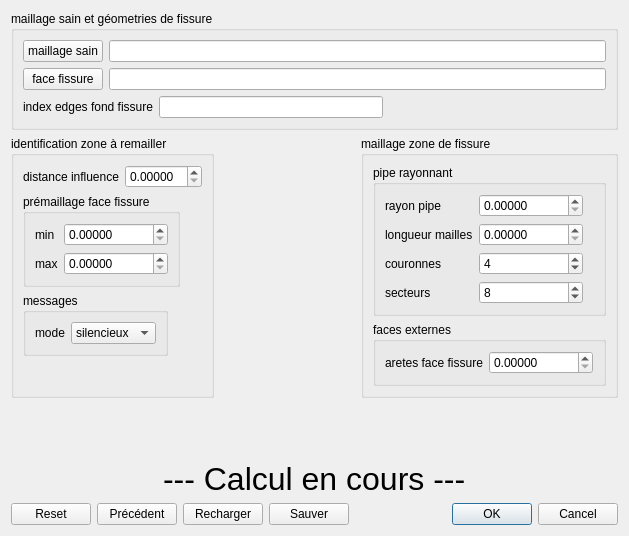
<?xml version="1.0" encoding="UTF-8"?>
<ui version="4.0">
 <class>Dialog</class>
 <widget class="QDialog" name="Dialog">
  <property name="geometry">
   <rect>
    <x>0</x>
    <y>0</y>
    <width>629</width>
    <height>536</height>
   </rect>
  </property>
  <property name="windowTitle">
   <string>Insertion de fissure dans un maillage sain</string>
  </property>
  <property name="toolTip">
   <string>&lt;html&gt;&lt;head/&gt;&lt;body&gt;&lt;p&gt;Insertion d'un maillage de fissure dans un maillage hexaédrique sain.&lt;/p&gt;&lt;p&gt;Le maillage sain est fourni sous forme de fichier Med.&lt;/p&gt;&lt;p&gt;La face de fissure est décrite par une géométrie dans un fichier brep.&lt;/p&gt;&lt;p&gt;La ou les arêtes de fond de fissure sont données par leurs index dans la face de fissure.&lt;/p&gt;&lt;p&gt;La procédure identfie des mailles saines à enlever et remailler, construit un maillage régulier rayonnant autour de la ligne de fond de fissure, reconstitue les faces externes en triangles, complète la zone à remailler en tétraèdres.&lt;/p&gt;&lt;/body&gt;&lt;/html&gt;</string>
  </property>
  <layout class="QVBoxLayout" name="verticalLayout_3">
   <item>
    <widget class="QGroupBox" name="groupBox">
     <property name="title">
      <string>maillage sain et géometries de fissure</string>
     </property>
     <layout class="QGridLayout" name="gridLayout_4">
      <item row="1" column="0">
       <layout class="QHBoxLayout" name="horizontalLayout">
        <item>
         <widget class="QLabel" name="label">
          <property name="text">
           <string>index edges fond fissure</string>
          </property>
         </widget>
        </item>
        <item>
         <widget class="QLineEdit" name="le_fondfiss">
          <property name="toolTip">
           <string>&lt;html&gt;&lt;head/&gt;&lt;body&gt;&lt;p&gt;Index des edges décrivant le fond de fissure, dans la face de fissure.&lt;/p&gt;&lt;p&gt;Sous forme d'une liste Python.&lt;/p&gt;&lt;p&gt;Exemples :&lt;span style=&quot; color:#00ffff;&quot;/&gt;&lt;span style=&quot; font-style:italic; color:#000080;&quot;&gt;[5,9]&lt;/span&gt; ou &lt;span style=&quot; font-style:italic; color:#000080;&quot;&gt;[3]&lt;/span&gt;&lt;/p&gt;&lt;p&gt;(on peut récupérer ces valeurs à l'aide du dialogue de création de groupes d'edges, dans GEOM)&lt;/p&gt;&lt;/body&gt;&lt;/html&gt;</string>
          </property>
         </widget>
        </item>
        <item>
         <spacer name="horizontalSpacer">
          <property name="orientation">
           <enum>Qt::Horizontal</enum>
          </property>
          <property name="sizeHint" stdset="0">
           <size>
            <width>40</width>
            <height>20</height>
           </size>
          </property>
         </spacer>
        </item>
       </layout>
      </item>
      <item row="0" column="0">
       <layout class="QGridLayout" name="gridLayout">
        <item row="0" column="1">
         <widget class="QLineEdit" name="le_maillage">
          <property name="toolTip">
           <string>&lt;html&gt;&lt;head/&gt;&lt;body&gt;&lt;p&gt;fichier med du maillage sain (hexaèdres)&lt;/p&gt;&lt;/body&gt;&lt;/html&gt;</string>
          </property>
         </widget>
        </item>
        <item row="1" column="0">
         <widget class="QPushButton" name="pb_facefiss">
          <property name="toolTip">
           <string>&lt;html&gt;&lt;head/&gt;&lt;body&gt;&lt;p&gt;sélection du fichier brep (géométrie) décrivant la face de fissure.&lt;/p&gt;&lt;/body&gt;&lt;/html&gt;</string>
          </property>
          <property name="text">
           <string>face fissure</string>
          </property>
         </widget>
        </item>
        <item row="1" column="1">
         <widget class="QLineEdit" name="le_facefiss">
          <property name="toolTip">
           <string>&lt;html&gt;&lt;head/&gt;&lt;body&gt;&lt;p&gt;fichier brep (géométrie) décrivant la face de fissure.&lt;/p&gt;&lt;/body&gt;&lt;/html&gt;</string>
          </property>
         </widget>
        </item>
        <item row="0" column="0">
         <widget class="QPushButton" name="pb_maillage">
          <property name="toolTip">
           <string>&lt;html&gt;&lt;head/&gt;&lt;body&gt;&lt;p&gt;sélection du fichier med du maillage sain (hexaèdres)&lt;/p&gt;&lt;/body&gt;&lt;/html&gt;</string>
          </property>
          <property name="text">
           <string>maillage sain</string>
          </property>
         </widget>
        </item>
       </layout>
      </item>
     </layout>
     <zorder></zorder>
     <zorder></zorder>
    </widget>
   </item>
   <item>
    <layout class="QHBoxLayout" name="horizontalLayout_12">
     <item>
      <widget class="QGroupBox" name="groupBox_2">
       <property name="title">
        <string>identification zone à remailler</string>
       </property>
       <layout class="QVBoxLayout" name="verticalLayout">
        <item>
         <layout class="QHBoxLayout" name="horizontalLayout_5">
          <item>
           <widget class="QLabel" name="label_2">
            <property name="text">
             <string>distance influence</string>
            </property>
           </widget>
          </item>
          <item>
           <widget class="QDoubleSpinBox" name="dsb_influence">
            <property name="toolTip">
             <string>&lt;html&gt;&lt;head/&gt;&lt;body&gt;&lt;p&gt;La zone remaillée contiendra toutes les mailles du maillage sain à une distance de la face de fissure inférieure à cette valeur.&lt;/p&gt;&lt;/body&gt;&lt;/html&gt;</string>
            </property>
            <property name="decimals">
             <number>5</number>
            </property>
           </widget>
          </item>
         </layout>
        </item>
        <item>
         <layout class="QHBoxLayout" name="horizontalLayout_8">
          <item>
           <widget class="QGroupBox" name="groupBox_3">
            <property name="title">
             <string>prémaillage face fissure</string>
            </property>
            <layout class="QHBoxLayout" name="horizontalLayout_7">
             <item>
              <layout class="QGridLayout" name="gridLayout_2">
               <item row="0" column="0">
                <widget class="QLabel" name="label_3">
                 <property name="text">
                  <string>min</string>
                 </property>
                </widget>
               </item>
               <item row="0" column="1">
                <widget class="QDoubleSpinBox" name="dsb_meshBrepMin">
                 <property name="toolTip">
                  <string>&lt;html&gt;&lt;head/&gt;&lt;body&gt;&lt;p&gt;Pour faciliter la détermination de la zone à remailler, il faut des points sur la face de fissure, suffisament resserrés, en relation avec la taille des mailles du maillage sain.&lt;/p&gt;&lt;p&gt;Ces points sont obtenus par pré maillage de la face de fissure, en triangles. On donne la taille min et max des triangles.&lt;/p&gt;&lt;/body&gt;&lt;/html&gt;</string>
                 </property>
                 <property name="decimals">
                  <number>5</number>
                 </property>
                 <property name="maximum">
                  <double>1000000.000000000000000</double>
                 </property>
                </widget>
               </item>
               <item row="1" column="0">
                <widget class="QLabel" name="label_4">
                 <property name="text">
                  <string>max</string>
                 </property>
                </widget>
               </item>
               <item row="1" column="1">
                <widget class="QDoubleSpinBox" name="dsb_meshBrepMax">
                 <property name="toolTip">
                  <string>&lt;html&gt;&lt;head/&gt;&lt;body&gt;&lt;p&gt;Pour faciliter la détermination de la zone à remailler, il faut des points sur la face de fissure, suffisament resserrés, en relation avec la taille des mailles du maillage sain.&lt;/p&gt;&lt;p&gt;Ces points sont obtenus par pré maillage de la face de fissure, en triangles. On donne la taille min et max des triangles.&lt;/p&gt;&lt;/body&gt;&lt;/html&gt;</string>
                 </property>
                 <property name="decimals">
                  <number>5</number>
                 </property>
                 <property name="maximum">
                  <double>1000000.000000000000000</double>
                 </property>
                </widget>
               </item>
              </layout>
             </item>
            </layout>
           </widget>
          </item>
          <item>
           <spacer name="horizontalSpacer_3">
            <property name="orientation">
             <enum>Qt::Horizontal</enum>
            </property>
            <property name="sizeHint" stdset="0">
             <size>
              <width>13</width>
              <height>17</height>
             </size>
            </property>
           </spacer>
          </item>
         </layout>
        </item>
        <item>
         <layout class="QHBoxLayout" name="horizontalLayout_9">
          <item>
           <widget class="QGroupBox" name="groupBox_7">
            <property name="title">
             <string>messages</string>
            </property>
            <layout class="QHBoxLayout" name="horizontalLayout_6">
             <item>
              <layout class="QHBoxLayout" name="horizontalLayout_4">
               <item>
                <widget class="QLabel" name="label_10">
                 <property name="text">
                  <string>mode</string>
                 </property>
                </widget>
               </item>
               <item>
                <widget class="QComboBox" name="cb_log">
                 <property name="toolTip">
                  <string>&lt;html&gt;&lt;head/&gt;&lt;body&gt;&lt;p&gt;L'affichage de messages pendant le calcul peut aider à la mise au point du maillage.&lt;/p&gt;&lt;p&gt;- Le mode &lt;span style=&quot; font-weight:600;&quot;&gt;silencieux&lt;/span&gt; donne très peu d'information,&lt;/p&gt;&lt;p&gt;- Le mode &lt;span style=&quot; font-weight:600;&quot;&gt;verbeux&lt;/span&gt; liste les principales étapes du calcul,&lt;/p&gt;&lt;p&gt;- Le mode &lt;span style=&quot; font-weight:600;&quot;&gt;debug&lt;/span&gt; donne un maximum de détail, et publie des objets intermédiaires dans l'étude.&lt;/p&gt;&lt;p&gt;&lt;br/&gt;&lt;/p&gt;&lt;/body&gt;&lt;/html&gt;</string>
                 </property>
                 <item>
                  <property name="text">
                   <string>silencieux</string>
                  </property>
                 </item>
                 <item>
                  <property name="text">
                   <string>verbeux</string>
                  </property>
                 </item>
                 <item>
                  <property name="text">
                   <string>debug</string>
                  </property>
                 </item>
                </widget>
               </item>
              </layout>
             </item>
            </layout>
           </widget>
          </item>
          <item>
           <spacer name="horizontalSpacer_9">
            <property name="orientation">
             <enum>Qt::Horizontal</enum>
            </property>
            <property name="sizeHint" stdset="0">
             <size>
              <width>18</width>
              <height>20</height>
             </size>
            </property>
           </spacer>
          </item>
         </layout>
        </item>
        <item>
         <spacer name="verticalSpacer">
          <property name="orientation">
           <enum>Qt::Vertical</enum>
          </property>
          <property name="sizeHint" stdset="0">
           <size>
            <width>20</width>
            <height>17</height>
           </size>
          </property>
         </spacer>
        </item>
       </layout>
       <zorder>groupBox_3</zorder>
       <zorder>groupBox_7</zorder>
       <zorder>horizontalSpacer_3</zorder>
       <zorder>verticalSpacer</zorder>
       <zorder>horizontalSpacer_3</zorder>
       <zorder>horizontalSpacer_9</zorder>
      </widget>
     </item>
     <item>
      <spacer name="horizontalSpacer_6">
       <property name="orientation">
        <enum>Qt::Horizontal</enum>
       </property>
       <property name="sizeHint" stdset="0">
        <size>
         <width>17</width>
         <height>20</height>
        </size>
       </property>
      </spacer>
     </item>
     <item>
      <widget class="QGroupBox" name="groupBox_4">
       <property name="sizePolicy">
        <sizepolicy hsizetype="Preferred" vsizetype="Preferred">
         <horstretch>0</horstretch>
         <verstretch>0</verstretch>
        </sizepolicy>
       </property>
       <property name="title">
        <string>maillage zone de fissure</string>
       </property>
       <layout class="QVBoxLayout" name="verticalLayout_2">
        <item>
         <widget class="QGroupBox" name="groupBox_5">
          <property name="title">
           <string>pipe rayonnant</string>
          </property>
          <layout class="QHBoxLayout" name="horizontalLayout_10">
           <item>
            <layout class="QGridLayout" name="gridLayout_3">
             <item row="0" column="0">
              <widget class="QLabel" name="label_5">
               <property name="text">
                <string>rayon pipe</string>
               </property>
              </widget>
             </item>
             <item row="0" column="1">
              <widget class="QDoubleSpinBox" name="dsb_rayonPipe">
               <property name="toolTip">
                <string>&lt;html&gt;&lt;head/&gt;&lt;body&gt;&lt;p&gt;Pipe rayonnant construit sur le fond de fissure :&lt;/p&gt;&lt;p&gt;Rayon du pipe.&lt;/p&gt;&lt;/body&gt;&lt;/html&gt;</string>
               </property>
               <property name="decimals">
                <number>5</number>
               </property>
               <property name="maximum">
                <double>1000000.000000000000000</double>
               </property>
              </widget>
             </item>
             <item row="1" column="0">
              <widget class="QLabel" name="label_6">
               <property name="text">
                <string>longueur mailles</string>
               </property>
              </widget>
             </item>
             <item row="1" column="1">
              <widget class="QDoubleSpinBox" name="dsb_lenSegPipe">
               <property name="toolTip">
                <string>&lt;html&gt;&lt;head/&gt;&lt;body&gt;&lt;p&gt;Pipe rayonnant construit sur le fond de fissure :&lt;/p&gt;&lt;p&gt;Longueur des mailles le long de la ligne de fond de fissure.&lt;/p&gt;&lt;/body&gt;&lt;/html&gt;</string>
               </property>
               <property name="decimals">
                <number>5</number>
               </property>
               <property name="maximum">
                <double>1000000.000000000000000</double>
               </property>
              </widget>
             </item>
             <item row="2" column="0">
              <widget class="QLabel" name="label_7">
               <property name="text">
                <string>couronnes</string>
               </property>
              </widget>
             </item>
             <item row="2" column="1">
              <widget class="QSpinBox" name="sb_couronnes">
               <property name="toolTip">
                <string>&lt;html&gt;&lt;head/&gt;&lt;body&gt;&lt;p&gt;Pipe rayonnant construit sur le fond de fissure :&lt;/p&gt;&lt;p&gt;nombre de couronnes de mailles autour de la ligne de fond de fissure.&lt;/p&gt;&lt;/body&gt;&lt;/html&gt;</string>
               </property>
               <property name="minimum">
                <number>2</number>
               </property>
               <property name="maximum">
                <number>10000</number>
               </property>
               <property name="value">
                <number>4</number>
               </property>
              </widget>
             </item>
             <item row="3" column="0">
              <widget class="QLabel" name="label_8">
               <property name="text">
                <string>secteurs</string>
               </property>
              </widget>
             </item>
             <item row="3" column="1">
              <widget class="QSpinBox" name="sb_secteurs">
               <property name="toolTip">
                <string>&lt;html&gt;&lt;head/&gt;&lt;body&gt;&lt;p&gt;Pipe rayonnant construit sur le fond de fissure :&lt;/p&gt;&lt;p&gt;nombre de secteurs selon un cercle normal au fond de fissure.&lt;/p&gt;&lt;/body&gt;&lt;/html&gt;</string>
               </property>
               <property name="minimum">
                <number>4</number>
               </property>
               <property name="maximum">
                <number>10000</number>
               </property>
               <property name="value">
                <number>8</number>
               </property>
              </widget>
             </item>
            </layout>
           </item>
           <item>
            <spacer name="horizontalSpacer_4">
             <property name="orientation">
              <enum>Qt::Horizontal</enum>
             </property>
             <property name="sizeHint" stdset="0">
              <size>
               <width>6</width>
               <height>20</height>
              </size>
             </property>
            </spacer>
           </item>
          </layout>
         </widget>
        </item>
        <item>
         <widget class="QGroupBox" name="groupBox_6">
          <property name="title">
           <string>faces externes</string>
          </property>
          <layout class="QHBoxLayout" name="horizontalLayout_11">
           <item>
            <widget class="QLabel" name="label_9">
             <property name="text">
              <string>aretes face fissure</string>
             </property>
            </widget>
           </item>
           <item>
            <widget class="QDoubleSpinBox" name="dsb_areteFaceFissure">
             <property name="toolTip">
              <string>&lt;html&gt;&lt;head/&gt;&lt;body&gt;&lt;p&gt;Faces externes de la zone à remailler.&lt;/p&gt;&lt;p&gt;Mailage en triangles : valeur cible des arêtes.&lt;/p&gt;&lt;/body&gt;&lt;/html&gt;</string>
             </property>
             <property name="decimals">
              <number>5</number>
             </property>
             <property name="maximum">
              <double>1000000.000000000000000</double>
             </property>
            </widget>
           </item>
           <item>
            <spacer name="horizontalSpacer_5">
             <property name="orientation">
              <enum>Qt::Horizontal</enum>
             </property>
             <property name="sizeHint" stdset="0">
              <size>
               <width>1</width>
               <height>20</height>
              </size>
             </property>
            </spacer>
           </item>
          </layout>
         </widget>
        </item>
       </layout>
      </widget>
     </item>
    </layout>
   </item>
   <item>
    <spacer name="verticalSpacer_2">
     <property name="orientation">
      <enum>Qt::Vertical</enum>
     </property>
     <property name="sizeHint" stdset="0">
      <size>
       <width>20</width>
       <height>13</height>
      </size>
     </property>
    </spacer>
   </item>
   <item>
    <layout class="QHBoxLayout" name="horizontalLayout_2">
     <item>
      <spacer name="horizontalSpacer_7">
       <property name="orientation">
        <enum>Qt::Horizontal</enum>
       </property>
       <property name="sizeHint" stdset="0">
        <size>
         <width>40</width>
         <height>20</height>
        </size>
       </property>
      </spacer>
     </item>
     <item>
      <widget class="QLabel" name="lb_calcul">
       <property name="font">
        <font>
         <pointsize>24</pointsize>
        </font>
       </property>
       <property name="text">
        <string>--- Calcul en cours ---</string>
       </property>
      </widget>
     </item>
     <item>
      <spacer name="horizontalSpacer_8">
       <property name="orientation">
        <enum>Qt::Horizontal</enum>
       </property>
       <property name="sizeHint" stdset="0">
        <size>
         <width>40</width>
         <height>20</height>
        </size>
       </property>
      </spacer>
     </item>
    </layout>
   </item>
   <item>
    <layout class="QHBoxLayout" name="horizontalLayout_3">
     <item>
      <widget class="QPushButton" name="pb_reset">
       <property name="toolTip">
        <string>réinitialisation de tous les paramètres à leur valeur par défaut</string>
       </property>
       <property name="text">
        <string>Reset</string>
       </property>
      </widget>
     </item>
     <item>
      <widget class="QPushButton" name="pb_valPrec">
       <property name="toolTip">
        <string>réinitialisation de tous les paramètres à leur valeur de la précédente éxécution</string>
       </property>
       <property name="text">
        <string>Précédent</string>
       </property>
      </widget>
     </item>
     <item>
      <widget class="QPushButton" name="pb_recharger">
       <property name="toolTip">
        <string>réinitialisation des paramètres à partir d'un fichier préalablement sauvegardé</string>
       </property>
       <property name="text">
        <string>Recharger</string>
       </property>
      </widget>
     </item>
     <item>
      <widget class="QPushButton" name="pb_sauver">
       <property name="toolTip">
        <string>sauvegarde des paramètres dans un fichier à choisir</string>
       </property>
       <property name="text">
        <string>Sauver</string>
       </property>
      </widget>
     </item>
     <item>
      <spacer name="horizontalSpacer_2">
       <property name="orientation">
        <enum>Qt::Horizontal</enum>
       </property>
       <property name="sizeHint" stdset="0">
        <size>
         <width>40</width>
         <height>20</height>
        </size>
       </property>
      </spacer>
     </item>
     <item>
      <widget class="QDialogButtonBox" name="bb_OkCancel">
       <property name="orientation">
        <enum>Qt::Horizontal</enum>
       </property>
       <property name="standardButtons">
        <set>QDialogButtonBox::Cancel|QDialogButtonBox::Ok</set>
       </property>
      </widget>
     </item>
    </layout>
   </item>
  </layout>
 </widget>
 <resources/>
 <connections>
  <connection>
   <sender>bb_OkCancel</sender>
   <signal>accepted()</signal>
   <receiver>Dialog</receiver>
   <slot>accept()</slot>
   <hints>
    <hint type="sourcelabel">
     <x>248</x>
     <y>254</y>
    </hint>
    <hint type="destinationlabel">
     <x>157</x>
     <y>274</y>
    </hint>
   </hints>
  </connection>
  <connection>
   <sender>bb_OkCancel</sender>
   <signal>rejected()</signal>
   <receiver>Dialog</receiver>
   <slot>reject()</slot>
   <hints>
    <hint type="sourcelabel">
     <x>316</x>
     <y>260</y>
    </hint>
    <hint type="destinationlabel">
     <x>286</x>
     <y>274</y>
    </hint>
   </hints>
  </connection>
 </connections>
</ui>
